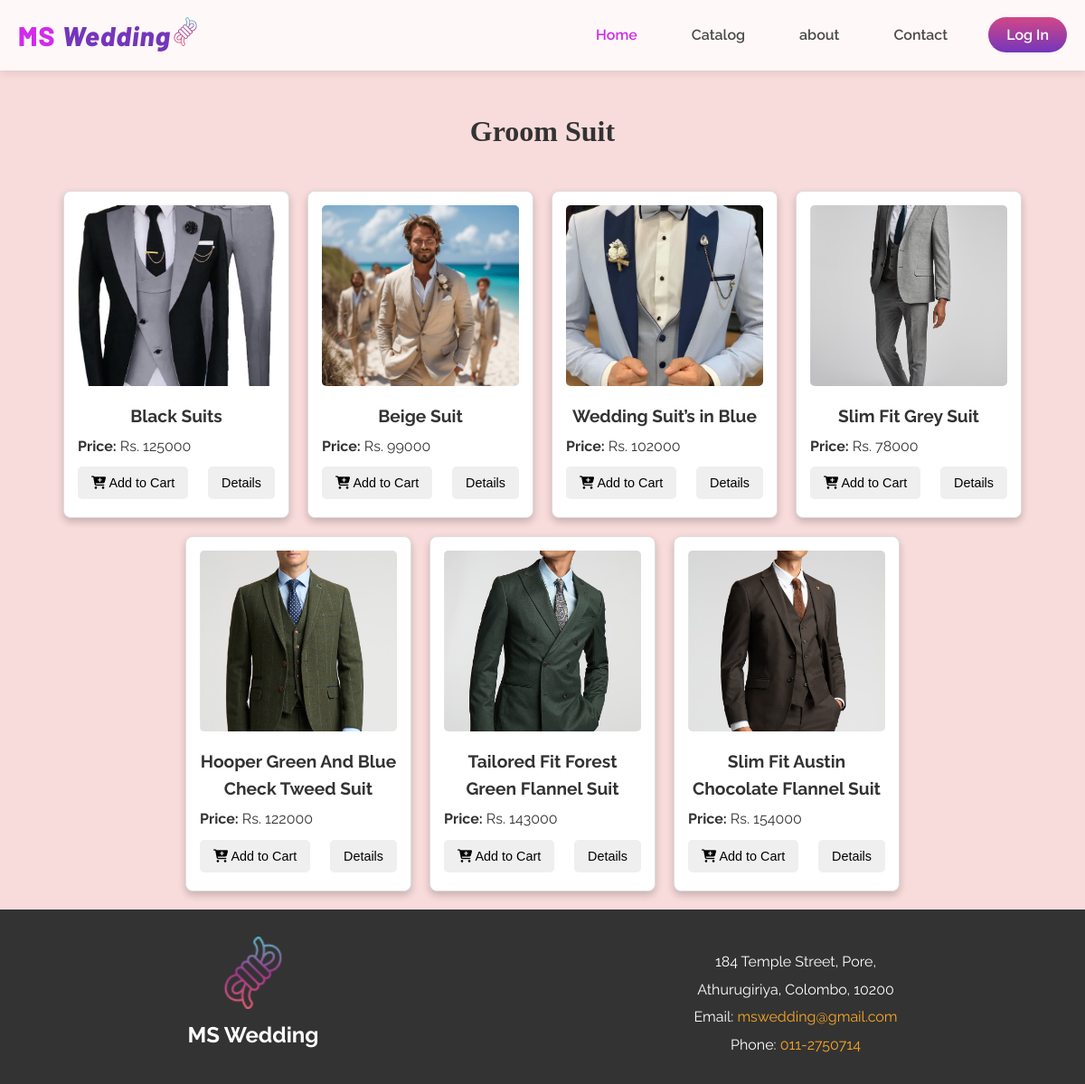
Page /groomSuit.php on the committed database.
### tables this page shows
CREATE TABLE `product` (
  `product_id` int(11) NOT NULL,
  `product_name` varchar(50) NOT NULL,
  `product_img` varchar(50) NOT NULL,
  `product_price` varchar(20) NOT NULL,
  `product_descp` text NOT NULL,
  `category_id` int(11) NOT NULL
);

### groomSuit.php (the view, shortened to what this page needs)
<?php
include("connectdb.php");
?>
<!DOCTYPE html>
<html lang="en">
  <head>
    <link rel="stylesheet" href="assets/css/style.css" />
    <link
      rel="stylesheet"
      href="https://cdnjs.cloudflare.com/ajax/libs/font-awesome/6.6.0/css/all.min.css"
    />
  </head>
  <body>
    <header class="menu-bar">
      <div class="menu-container">
        <h1 class="logo2">
          MS
          <span>Wedding<img src="assets/images/icons/logo1.png" alt="" /></span>
        </h1>
        <nav>
          <ul>
            <li>
              <a href="index.php" class="active">Home</a>
            </li>
            <li class="dropdown">
              <a href="">Catalog</a>
            </li>
            <li>
              <a href="">about</a>
            </li>
            <li>
              <a href="contact.php">Contact</a>
            </li>
            <li>
              <div class="log_btn">
                <a href="login.php" class="btn_log">Log In</a>
              </div>
            </li>
          </ul>
        </nav>
      </div>
    </header>
    <main>
      <section id="products" class="product_category">
        <h2 id="product_head">Groom Suit</h2>
        <div class="product-container">
        <?php
          $sql = "SELECT * FROM product WHERE category_id = 2";
          $result = $conn->query($sql);
          if ($result->num_rows > 0) {
              echo "<div class='productContainer'>";
              while($row = $result->fetch_assoc()) {
                  echo "<div class='productCard'>";
                  $imagePath = "admin/" . $row["product_img"];
                  echo "<img src='" . $imagePath . "' alt='' class='card-img'/>";
                  echo "<div class='card-content'>";
                  echo "<h2>" . $row["product_name"] . "</h2>";
                  echo "<p><strong>Price:</strong> Rs. " . $row["product_price"] . "</p>";
                  echo "<div class='card-buttons'>";
                  echo "<button onclick=\"addToCart()\"><i class='fa-solid fa-cart-plus'></i> Add to Cart</button>";
                  echo "<button onclick=\"showDetails('" . htmlspecialchars($imagePath) . "', '" . htmlspecialchars($row['product_name']) . "', '" . htmlspecialchars($row['product_price']) . "', '" . htmlspecialchars($row['product_descp']) . "')\">Details</button>";
                  echo "</div>";
                  echo "</div>";
                  echo "</div>";
              }
              echo "</div>";
          } else {
              echo "<p>No Product found.</p>";
          }
        ?>
        </div>
      </section>
    <footer>
      <div class="footer-container">
        <div class="logo-section">
          <img
            src="assets/images/icons/logo3.png"
            alt="mswedding Logo"
            class="logo"
          />
          <h2>MS Wedding</h2>
        </div>
        <div class="contact-info">
          <p>184 Temple Street, Pore,</p>
          <p>Athurugiriya, Colombo, 10200</p>
          <p>
            Email: <a href="mailto:mswedding@gmail.com">mswedding@gmail.com</a>
          </p>
          <p>Phone: <a href="tel:011-2750714">011-2750714</a></p>
        </div>
      </div>
    </footer>
  </body>
</html>

### assets/css/style.css (style rules this page uses)
:root { --primary-color: #f5e1d5; --secondary-color: #7436bb; --text-color: #4a4a4a; --background-color: rgba(255, 255, 255, 0.8); --hover-color: #e6c9b5; --accent-color: #d12bec; --transition-speed: 0.3s; --transition-function: cubic-bezier(0.25, 0.1, 0.25, 1); }
* { margin: 0; padding: 0; box-sizing: border-box; }
body { font-family: "Raleway", sans-serif; line-height: 1.6; background-color: #f8f7df; color: #333; }
.menu-bar { background: var(--background-color); backdrop-filter: blur(10px); padding: 15px 0; position: fixed; top: 0; left: 0; right: 0; z-index: 1000; box-shadow: 0 2px 10px rgba(0, 0, 0, 0.1); transition: all var(--transition-speed) var(--transition-function); }
.menu-container { display: flex; justify-content: space-between; align-items: center; max-width: 1200px; margin: 0 auto; padding: 0 20px; }
.logo2 { font-family: "Barlow", sans-serif; font-size: 30px; font-weight: 800; color: var(--accent-color); text-transform: none; letter-spacing: 1px; transition: all var(--transition-speed) var(--transition-function); }
.logo2 span { color: var(--secondary-color); font-style: italic; }
.menu-bar ul { display: flex; list-style: none; }
.menu-bar ul li { margin-left: 30px; }
.menu-bar ul li a { text-decoration: none; color: var(--text-color); font-size: 16px; font-weight: 600; padding: 10px 15px; border-radius: 25px; transition: all var(--transition-speed) var(--transition-function); position: relative; overflow: hidden; }
.menu-bar ul li a::before { content: ""; position: absolute; bottom: 0; left: 0; width: 100%; height: 2px; background: var(--accent-color); transform: scaleX(0); transform-origin: right; transition: transform var(--transition-speed) var(--transition-function); }
.menu-bar ul li a.active { color: #d12bec; }
.dropdown { position: relative; display: inline-block; }
.log_btn .btn_log { color: #fff; padding: 10px 20px; background: linear-gradient(0deg, #7436bb 0.5%, #d24787 100%); border-radius: 50px; }
footer { background-color: #333; color: white; padding: 30px 0 15px 0; text-align: center; }
.footer-container { display: flex; justify-content: space-around; flex-wrap: wrap; align-items: center; max-width: 1200px; margin: 0 auto; }
.logo-section { display: flex; align-items: center; flex-direction: column; margin-bottom: 20px; }
.logo { width: 80px; height: auto; margin-bottom: 10px; }
.contact-info p { margin: 5px 0; }
.contact-info a { color: #f9a825; text-decoration: none; }
.product_category { padding: 20px; background-color: #f8dbdb; }
.product_category #product_head { text-align: center; font-size: 2em; margin-top: 100px; margin-bottom: 40px; color: #333; font-family: "Lucida Calligraphy"; }
.productContainer { display: flex; flex-wrap: wrap; gap: 20px; justify-content: center; }
.productCard { background-color: #fff; border: 1px solid #ddd; border-radius: 8px; width: 250px; padding: 15px; box-shadow: 0 4px 8px rgba(0, 0, 0, 0.2); }
.card-img { width: 100%; height: 200px; object-fit: cover; border-radius: 5px; margin-bottom: 10px; }
.card-content h2 { font-size: 1.2em; text-align: center; color: #333; }
.card-content p { font-size: 1em; margin: 5px 0; }
.card-buttons { display: flex; justify-content: space-between; align-items: center; }
.card-content button { padding: 10px 15px; margin: 5px 0; font-size: 0.9em; border: none; cursor: pointer; border-radius: 5px; transition: background-color 0.3s ease; }

### rows in the picture
product: product_img (picture), product_name "Black Suits", product_price "125000"
product: product_img (picture), product_name "Beige Suit", product_price "99000"
product: product_img (picture), product_name "Wedding Suit’s in Blue", product_price "102000"
product: product_img (picture), product_name "Slim Fit Grey Suit", product_price "78000"
product: product_img (picture), product_name "Hooper Green And Blue Check Tweed Suit", product_price "122000"
product: product_img (picture), product_name "Tailored Fit Forest Green Flannel Suit", product_price "143000"
product: product_img (picture), product_name "Slim Fit Austin Chocolate Flannel Suit", product_price "154000"
